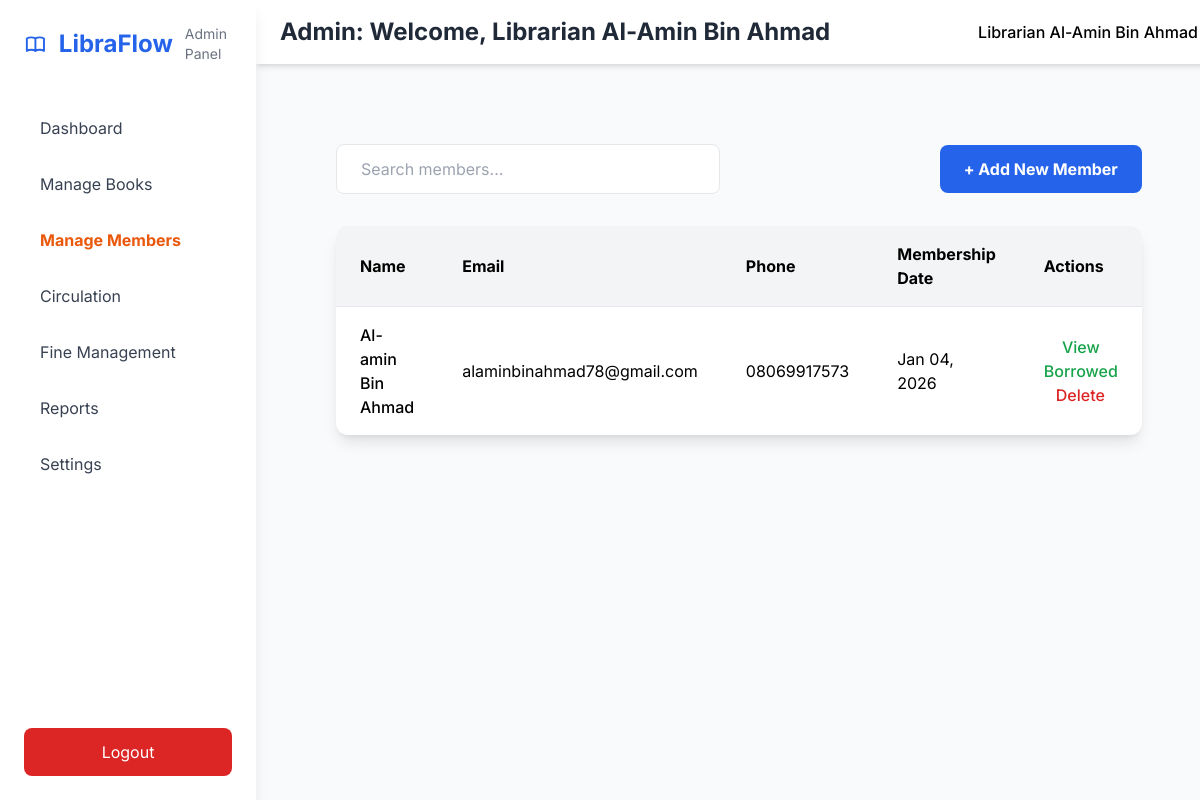
Page /manage-members/ (signed in) on the earlier database version.
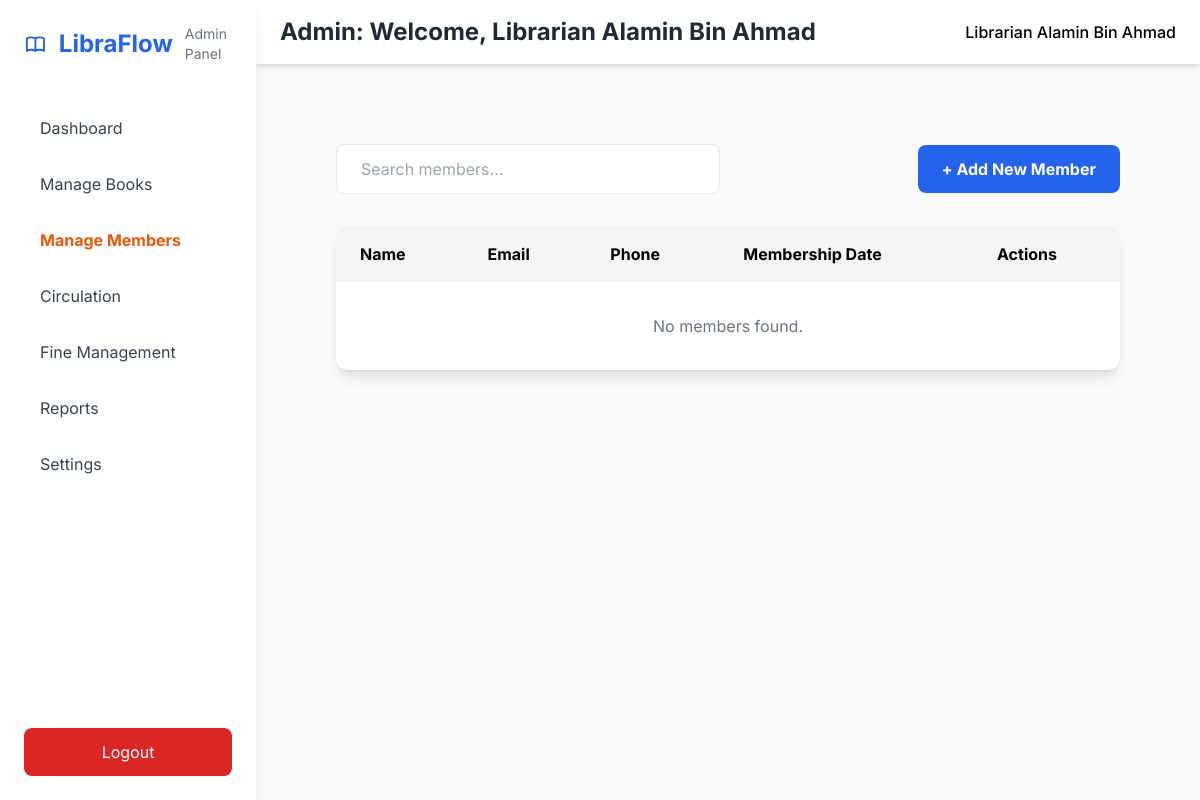
Same page on the later database version.
### LYMSApp/models.py (models this page shows, shortened)
class Profile(models.Model):
    user = models.ForeignKey(AuthModel, on_delete=models.CASCADE)
    full_name = models.CharField(max_length=20)
    home_address = models.TextField()

class AuthModel(AbstractUser):
    username = None
    email = models.EmailField(unique=True)
    phone_number = models.CharField(max_length=20, blank=True)
    role = models.CharField(max_length=20)
    USERNAME_FIELD = "email"
    REQUIRED_FIELDS = []
    objects = UserManager()

### LYMSApp/views.py (the view, shortened to what this page needs)
# urls.py: path("manage-members/", views.admin_manage_members, name="manage-members"),
@login_required(login_url='/login/')
def admin_manage_members(request):
    current_user = models.Profile.objects.filter(user=request.user).first()
    members = models.Profile.objects.filter(user__role="member")
    context = {
        "current_user": current_user,
        "members": members
    }
    return render(request, "Theadmin/manage-members.html", context)

### templates/Theadmin/manage-members.html (shortened to what this page needs)
{% extends "Theadmin/base.html" %}
{% block content %}
<main class="p-6 md:p-10">
    <div class="flex justify-between items-center mb-8">
        <input type="text" placeholder="Search members..."
               class="px-6 py-3 border rounded-lg w-96 focus:ring-2 focus:ring-blue-600 focus:outline-none"/>
        <button onclick="document.getElementById('add-member-modal').classList.remove('hidden')"
                class="bg-blue-600 text-white px-6 py-3 rounded-lg font-bold hover:bg-blue-700 transition">
            + Add New Member
        </button>
    </div>
    <div class="bg-white rounded-xl shadow-lg overflow-hidden">
        <table class="w-full">
            <thead class="bg-gray-100">
            <tr>
                <th class="px-6 py-4 text-left">Name</th>
                <th class="px-6 py-4 text-left">Email</th>
                <th class="px-6 py-4 text-left">Phone</th>
                <th class="px-6 py-4 text-left">Membership Date</th>
                <th class="px-6 py-4 text-left">Actions</th>
            </tr>
            </thead>
            <tbody>
            {% if members %}
                {% for member in members %}
                <tr class="border-t hover:bg-gray-50">
                    <td class="px-6 py-4 font-medium">{{ member.full_name }}</td>
                    <td class="px-6 py-4">{{ member.user.email }}</td>
                    <td class="px-6 py-4">{{ member.user.phone_number }}</td>
                    <td class="px-6 py-4">{{ member.user.date_joined|date:"M d, Y" }}</td>
                    <td class="px-6 py-4 space-x-3">
                        <button onclick="openBorrowedBooksModal('{{member.full_name}}', ['Life of science'])"
                                class="text-green-600 hover:underline font-medium">View Borrowed</button>
                        <button onclick="if(confirm('Delete member {{ member.full_name|escapejs }}?'))"
                                class="text-red-600 hover:underline font-medium">Delete</button>
                    </td>
                </tr>
                {% endfor %}
            {% else %}
                <tr>
                    <td colspan="5" class="px-6 py-8 text-center text-gray-500">No members found.</td>
                </tr>
            {% endif %}
            </tbody>
        </table>
    </div>
</main>
{% endblock content %}

### templates/Theadmin/base.html (shortened to what this page needs)
{% load static %}
<!DOCTYPE html>
<html lang="en">
<head>
  <script src="https://cdn.tailwindcss.com"></script>
  <link rel="stylesheet" href="{% static 'css/toast.css' %}">
</head>
<body class="bg-gray-50">
  <div class="min-h-screen flex">
    <aside id="sidebar" class="fixed inset-y-0 left-0 z-40 w-64 bg-white shadow-lg transform -translate-x-full md:translate-x-0 transition-transform duration-300">
      <div class="p-6">
        <div class="flex items-center space-x-3 mb-10">
          <h1 class="text-2xl font-bold text-blue-600">LibraFlow</h1>
          <span class="text-sm text-gray-500 block">Admin Panel</span>
        </div>
        <nav class="space-y-2">
          <a href="/dash/" class="block px-4 py-3 rounded-lg hover:bg-blue-50 text-gray-700 {% if request.path == '/dash/' %}font-bold text-orange-600{% endif %}">Dashboard</a>
          <a href="/manage-books/" class="block px-4 py-3 rounded-lg hover:bg-blue-50 text-gray-700 {% if request.path == '/manage-books/' %}font-bold text-orange-600{% endif %}">Manage Books</a>
          <a href="/manage-members/" class="block px-4 py-3 rounded-lg hover:bg-blue-50 text-gray-700 {% if request.path == '/manage-members/' %}font-bold text-orange-600{% endif %}">Manage Members</a>
          <a href="/circulation/" class="block px-4 py-3 rounded-lg hover:bg-blue-50 text-gray-700 {% if request.path == '/circulation/' %}font-bold text-orange-600{% endif %}">Circulation</a>
          <a href="/fines/" class="block px-4 py-3 rounded-lg hover:bg-blue-50 text-gray-700 {% if request.path == '/fines/' %}font-bold text-orange-600{% endif %}">Fine Management</a>
          <a href="/reports/" class="block px-4 py-3 rounded-lg hover:bg-blue-50 text-gray-700 {% if request.path == '/reports/' %}font-bold text-orange-600{% endif %}">Reports</a>
          <a href="/settings/" class="block px-4 py-3 rounded-lg hover:bg-blue-50 text-gray-700 {% if request.path == '/settings/' %}font-bold text-orange-600{% endif %}">Settings</a>
        </nav>
      </div>
      <div class="absolute bottom-0 w-full p-6">
        <a href="/logout/" class="block px-4 py-3 bg-red-600 text-white rounded-lg text-center hover:bg-red-700 transition">Logout</a>
      </div>
    </aside>
    <div class="flex-1 md:ml-64">
      <header class="bg-white shadow-md px-6 py-4 flex justify-between items-center">
        <h2 class="text-2xl font-bold text-gray-800">{{current_user.user.role|capfirst}}: Welcome, Librarian {{current_user.full_name}}</h2>
        <div class="flex items-center space-x-4">
          <span class="hidden md:block font-medium">Librarian {{current_user.full_name}}</span>
        </div>
      </header>
      <main class="p-6 md:p-10">
        {% block content %}{% endblock content %}
      </main>
    </div>
  </div>
</body>
</html>

Differences in the rows shown:
removed Profile: full_name "Al-amin Bin Ahmad", user.email "alaminbinahmad78@gmail.com", user.phone_number "08069917573", user.date_joined "Jan 04, 2026"
changed Profile "Admin": full_name "Al-Amin Bin Ahmad" → "Alamin Bin Ahmad"
Other differences:
text now shown: "No members found."
